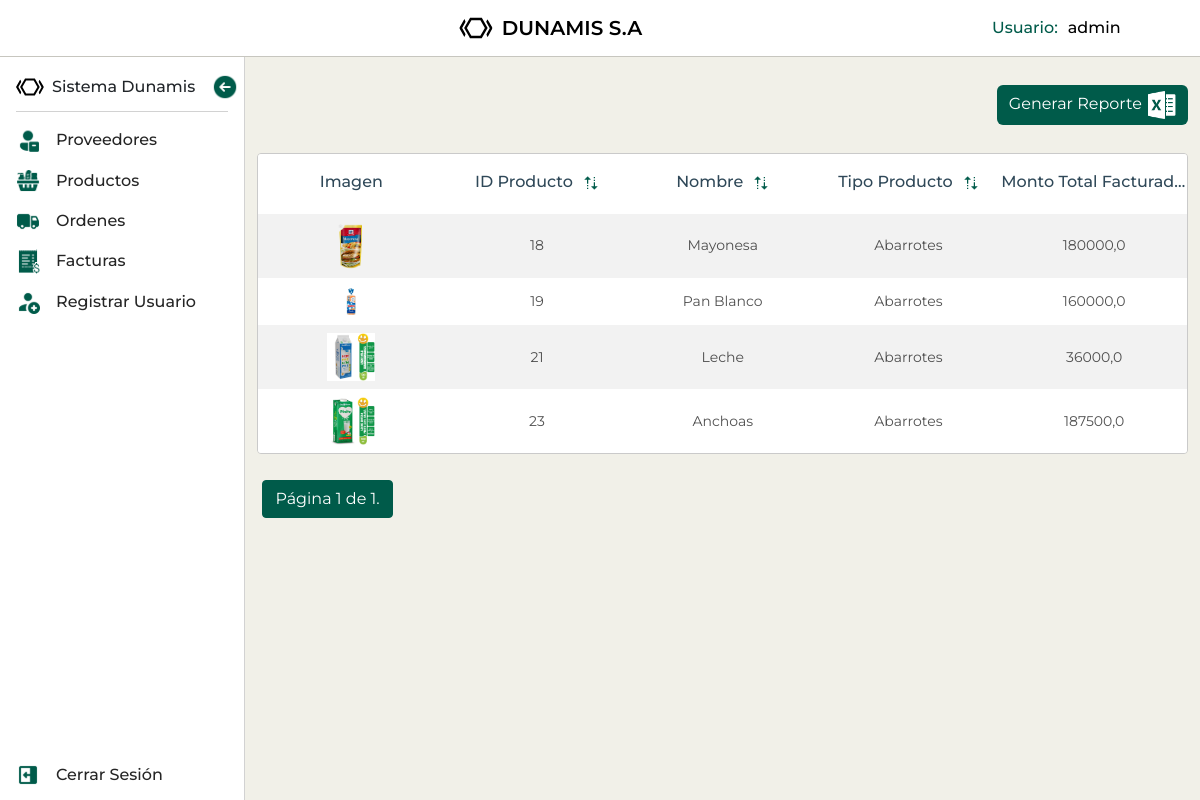
The app's page /facturas/monto_facturado_por_producto/ (signed in), older data.
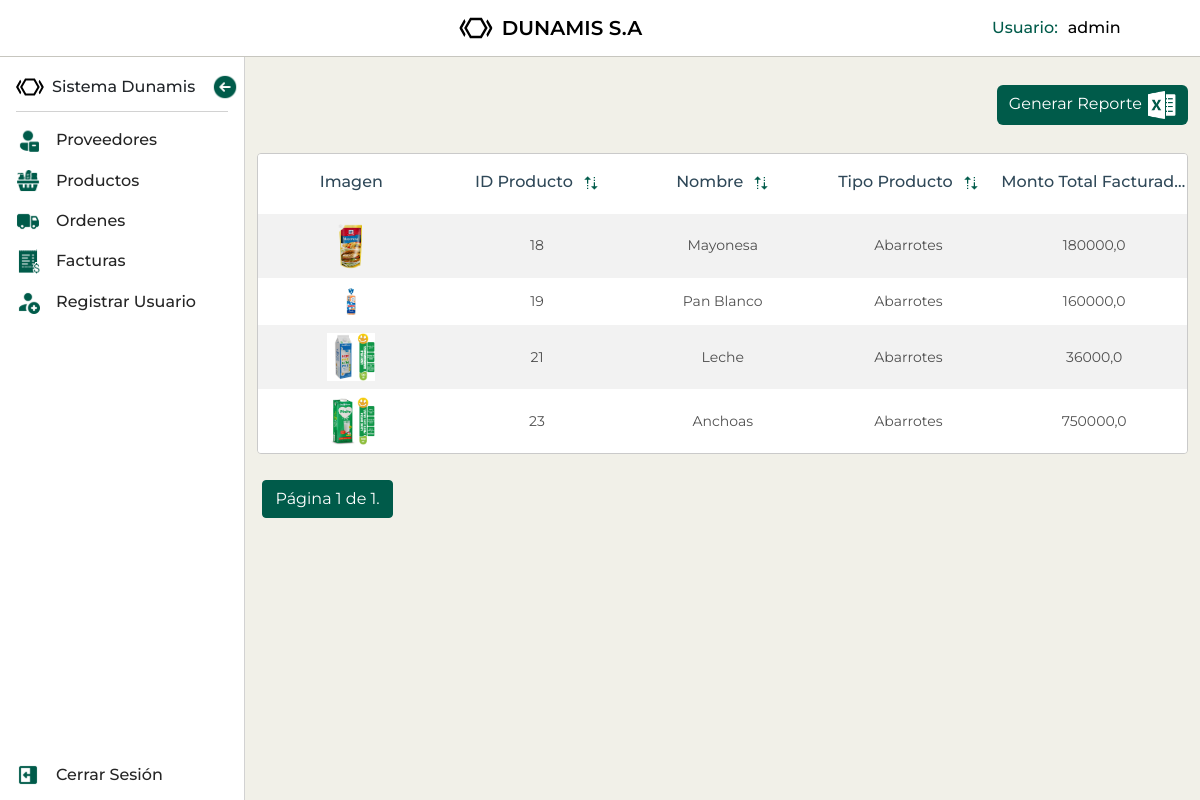
The same page, newer data.
### mod_ventas/sub_mod_productos/models.py (models this page shows, shortened)
class Producto(models.Model):
    nombre = models.CharField(max_length=150)
    imagen = models.ImageField(upload_to='productos/', blank=True, null=True, default='productos/default.png')
    tipo_producto = models.ForeignKey(TipoProducto, on_delete=models.CASCADE, default=1)
    proveedor = models.ForeignKey(Proveedor, on_delete=models.CASCADE, default=1)
    precio_compra = models.FloatField(validators=[MinValueValidator(1)], default=0)
    precio_venta = models.FloatField(validators=[MinValueValidator(1)], default=0)
    codigo_lote = models.CharField(max_length=150, default='')
    stock = models.IntegerField(default=0)
    fecha_vencimiento = models.DateField(default=date.today)
    slug = models.SlugField(default='', null=False)
    activo = models.BooleanField(default=True)
    descripcion = models.TextField()

class TipoProducto(models.Model):
    nombre =  models.CharField(max_length=100, default='')
    activo = models.BooleanField(default=True)
    descripcion = models.CharField(max_length=255)
    def __str__(self):
        return self.nombre

### mod_ventas/sub_mod_facturas/views.py (the view, shortened to what this page needs)
# urls.py: path('monto_facturado_por_producto/', MontoFacturadoPorProductoView.as_view(), name='monto_facturado_por_producto'),
class MontoFacturadoPorProductoView(LoginRequiredMixin, ListView):
    template_name = 'sub_mod_facturas/monto_facturado_por_producto.html'
    context_object_name = 'productos'
    paginate_by = 10
    def get_queryset(self):
        return Producto.objects.annotate(
            monto_total=Sum(F('facturadetalle__cantidad') * F('facturadetalle__precio_unitario'))
        ).filter(facturadetalle__isnull=False).order_by('id')

### mod_ventas/sub_mod_facturas/templates/sub_mod_facturas/monto_facturado_por_producto.html (shortened to what this page needs)
{% extends 'base.html' %}
{% load static %}
{% block content %}
  <section class="list-container">
    <div class="buttons-container">
      <a  class="btn d-inline " href="{% url 'reporte_excel' %}">
        Generar Reporte
        <img class="btn-icon btn-report-icon" src="{% static 'icons/excel.png' %}" alt="icono de pdf">
      </a>
    </div>
    <section class="bottom-section d-flex justify-content-center">
      <div class="table-responsive">
        <table id="productoTable" class="table table-striped provider-table">
          <thead>
            <tr class="table-header">
              <th scope="col">Imagen</th>
              <th scope="col">ID Producto<img src="{% static 'icons/sort-icon.png' %}" alt="sort"></th>
              <th scope="col">Nombre<img src="{% static 'icons/sort-icon.png' %}" alt="sort"></th>
              <th scope="col">Tipo Producto<img src="{% static 'icons/sort-icon.png' %}" alt="sort"></th>
              <th scope="col">Monto Total Facturado<img src="{% static 'icons/sort-icon.png' %}" alt="sort"></th>
            </tr>
          </thead>
          <tbody>
            {% for producto in productos %}
            <tr>
              <td>
                <div class="img-table-container">
                  {% if producto.imagen %}
                      <img src="{{ producto.imagen.url }}" alt="{{ producto.nombre }}">
                  {% else %}
                      <p>No image available</p>
                  {% endif %}
                </div>
              </td>
              <td><p>{{ producto.id }}</p></td>
              <td><p>{{ producto.nombre }}</p></td>
              <td><p>{{ producto.tipo_producto }}</p></td>
              <td><p>{{ producto.monto_total }}</p></td>
            </tr>
            {% endfor %}
        </tbody>
        </table>
    </div>
    </section>
    <div class="pagination">
      <span class="step-links">
      <span class="current">
        Página {{ page_obj.number }} de {{ page_obj.paginator.num_pages }}.
      </span>
    </span>
    </div>
  </section>
{% endblock %}

Row changes from the older to the newer data that the page shows:
changed Producto "Anchoas": monto_total "187500,0" → "750000,0"
